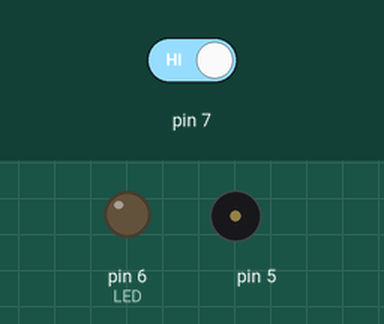
Recording of a sketch running on a simulated Arduino Uno, built with avr-gcc and run on an emulated ATmega328P. Parts: output pins drawn as LEDs (lit = HIGH), buzzer (waves = sounding). Dashed ring = blinking. Inputs (shaded band) come from the test bench; at power-on: pin 7 HIGH.

Above: at 1.2 s.
1.3 s: pin 7 driven LOW
At 1.51 s:
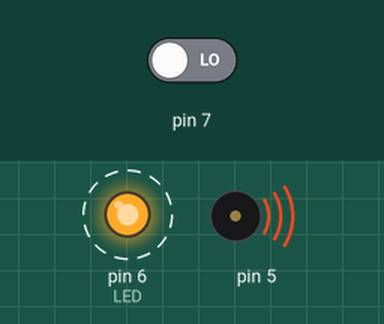
4.3 s: pin 7 driven HIGH
At 5.7 s:
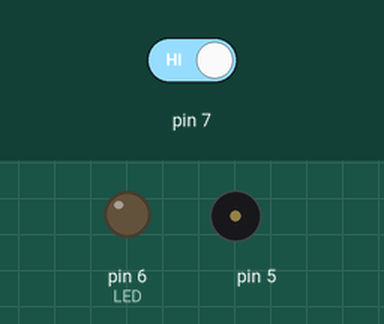
Timing chart, 0 to 7.3 s (numbered marks = the images above; inputs shaded):
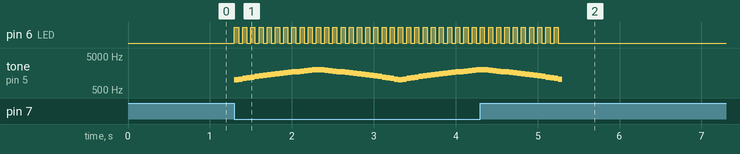

The sketch:

sensor.ino
```cpp
int smoke = 0;
bool estadoLED = false;

void setup()
{
  pinMode(7, INPUT);
  pinMode(6, OUTPUT); // LED
}

void loop()
{
  smoke = digitalRead(7);

  if(smoke == 0)
  {
    // Sirene + LED piscando
    for(int i = 1000; i < 2000; i += 50){
      tone(5, i);

      // alterna LED (pisca)
      estadoLED = !estadoLED;
      digitalWrite(6, estadoLED);

      delay(50);
    }

    for(int i = 2000; i > 1000; i -= 50){
      tone(5, i);

      // alterna LED (pisca)
      estadoLED = !estadoLED;
      digitalWrite(6, estadoLED);

      delay(50);
    }
  }
  else
  {
    digitalWrite(6, LOW);
    noTone(5);
  }
}
```

Measured:
- after the input at 1.3 s, pin 6 (LED): alternates HIGH for 0.05 s and LOW for 0.05 s, starting at once; tone on pin 5: plays 1000 Hz for 0.05 s, 1050 Hz for 0.05 s, 1100 Hz for 0.05 s, 1150 Hz for 0.05 s, 1200 Hz for 0.05 s, 1250 Hz for 0.05 s … (60 notes in this stretch), starting at once
- after the input at 4.3 s, pin 6 (LED): goes on until 5.3 s, then stays LOW
